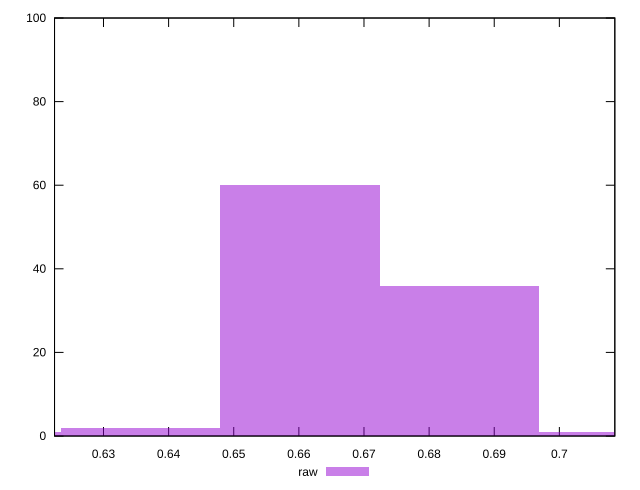

Recreate this plot in gnuplot.
reset

$raw <<EOF
0.6846176948836842 36
0.6601670629235526 60
0.6112657990032895 1
0.7090683268438158 1
0.635716430963421 2
EOF

set key outside below
set boxwidth 0.02445063196013158
set xrange [0.6224828336711038:0.7085163227703013]
set yrange [0:100]
set trange [0:100]
set style fill transparent solid 0.5 noborder
set terminal svg size 640, 490 enhanced background rgb 'white'
set output "report_00011_2021-02-09T10:53:21.242Z/meta/pScore/samples/pages+cached+noadtech/raw/histogram.svg"

plot $raw title "raw" with boxes

reset
